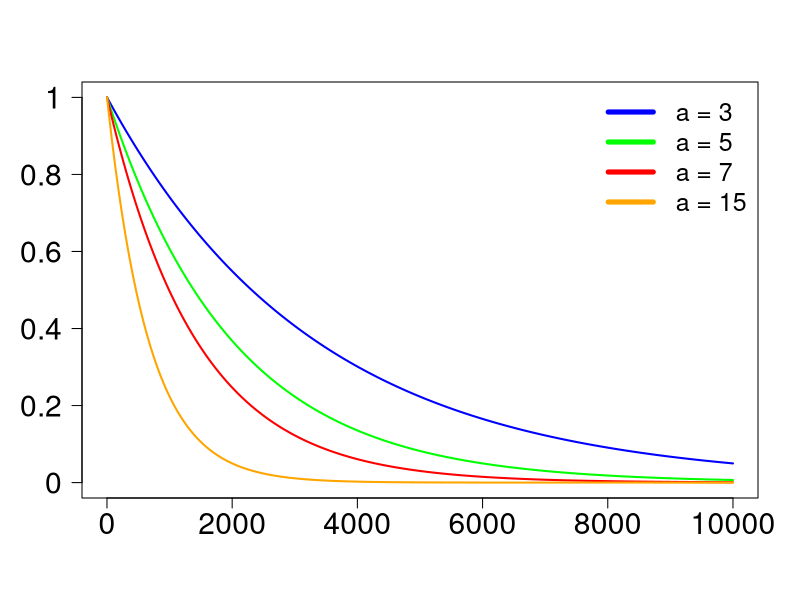

Recreate this plot in R.
OUTDIR <- "./"

exp_cool <- function(i, ntot, a, b) {
  (1-b)*exp(-a*(i-1)/ntot)+b
}

ntot <- 10000

x <- seq(1, ntot, by=1)

cols <- c("blue", "green", "red", "orange")

pdf(file=file.path(OUTDIR, "exp_schedule_a.pdf"), width=10, height=6)

plot(
  x,
  exp_cool(x, ntot, 3, 0),
  ylim=c(0, 1),
  type="l",
  col=cols[1],
  lwd=2,
  xlab="",
  ylab="",
  cex.axis=1.8,
  cex.lab=1.7,
  yaxt="n"
)

axis(
  2,
  at=seq(0, 1, by=0.2),
  labels=seq(0, 1, by=0.2),
  cex.axis=1.8,
  las=1
)

lines(
  x,
  exp_cool(x, ntot, 5, 0),
  col=cols[2],
  lwd=2
)

lines(
  x,
  exp_cool(x, ntot, 7, 0),
  col=cols[3],
  lwd=2
)

lines(
  x,
  exp_cool(x, ntot, 15, 0),
  col=cols[4],
  lwd=2
)

legend(
  "topright",
  c("a = 3", "a = 5", "a = 7", "a = 15"),
  lty=c(1, 1, 1),
  lwd=c(5, 5, 5),
  col=cols,
  cex=1.5,
  bty="n"
)

dev.off()
